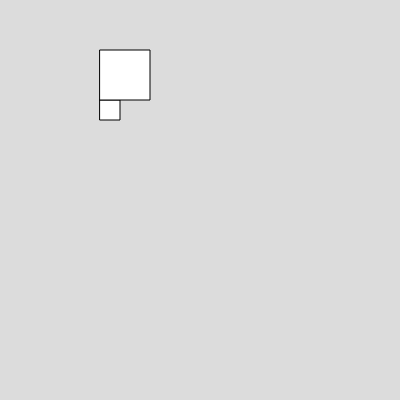
Frame 1 (no input)
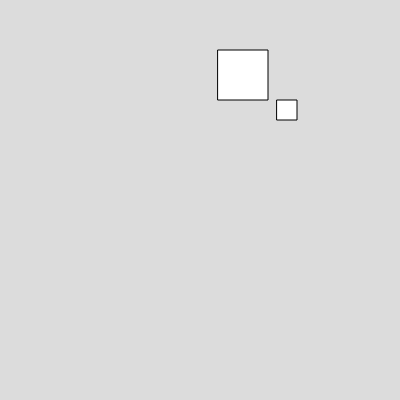
Frame 60 (no input)
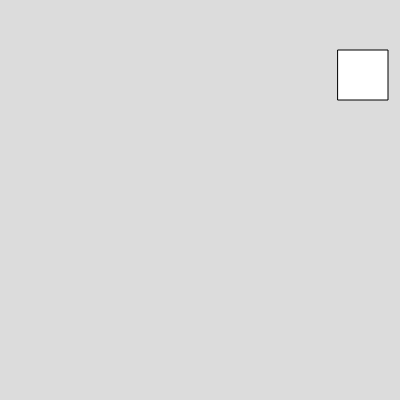
Frame 120 (the mouse pressed at the canvas centre since frame 60)

The p5.js sketch that drew these frames (run headless with seeded random() and noise() and a simulated clock; from frame 60 on, the mouse is pressed at the canvas centre):

// p5.js sketch
// ── sketch.js
var box1;
var box2;

function setup() 
{
  createCanvas(400, 400);
  box1 = new Box(100, 100, 20, 20, 3);
  box2 = new Box(100, 50, 50, 50, 2);
}

function draw() 
{
  background(220);
  box1.show();
  box1.mover();
  box2.show();
  box2.mover();
}


// ── box.js
class Box
{
  constructor(x, y, w, h, vx)
  {
    this.x = x;
    this.y = y;
    this.w = w;
    this.h = h;
    this.vx = vx;

  }
  show()
  {
    rect(this.x, this.y, this.w, this.h);
  }
  mover()
  {
    this.x = this.x + this.vx;
  }
}
  
  
  

  
